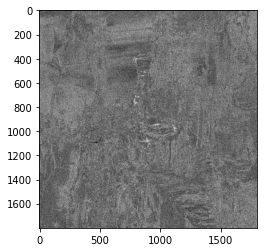
#> input picture All Files/RSA-key-1.png, 264 x 252 px
$ python RecoverAbility.py
#> lines starting #> are read from the running program, lines starting #| are printed output that depends on the picture
import numpy as np
import matplotlib.pyplot as plt
from PIL import Image as im
import matplotlib.image as image

enc=image.imread('RSA-key-1.png')
#> enc is the input picture: shape (252, 264, 4) float32; mean R, G, B, A 0.567, 0.567, 0.567, 0.73
dec = image.imread('RSA-key-2.png')
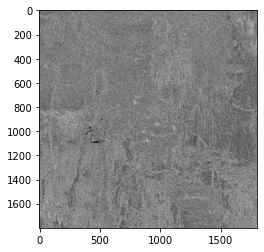
#> input picture All Files/RSA-key-2.png, 264 x 252 px
#> dec is the input picture: shape (252, 264, 4) float32; mean R, G, B, A 0.607, 0.607, 0.607, 0.73

recover = np.subtract(enc,dec)
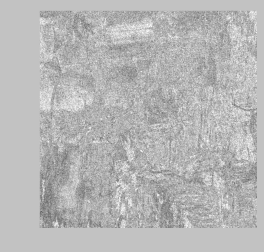
#> recover: shape (252, 264, 4) float32; mean R, G, B, A -0.04, -0.04, -0.04, 0; transparent parts drawn white

#> (the run stopped early here; a loop or call above may not have finished)
